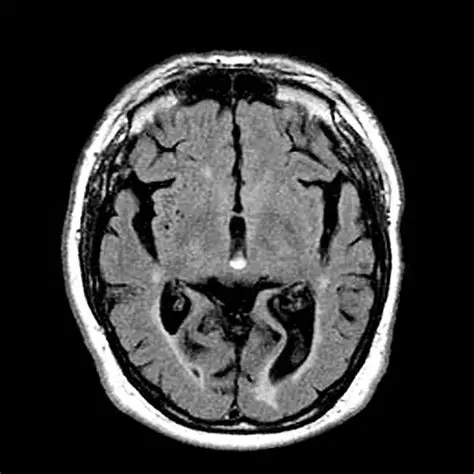
#> input picture Lab Task 4/brain_mri.png, 474 x 474 px, found by its file name
$ jupyter execute CSE428_Task_4.ipynb
#> lines starting #> are read from the running program, lines starting #| are printed output that depends on the picture
[cell 1]
import numpy as np
import cv2
import matplotlib.pyplot as plt

from skimage import io,color
from skimage.util import img_as_float

# Task-1: Applying FFT on 2D Image

[cell 2]
# Load grayscale image brain_mri.png and normalize
image =io.imread('/content/brain_mri.png')
#> image is the input picture: shape (474, 474); min 0, max 255, mean 56
image_Norm =img_as_float(image)

def perform_fft2(x, M, N):
    X = np.fft.fft2(x)
    X = np.fft.fftshift(X)
    X = X / (N * M)

    u = np.fft.fftshift(np.fft.fftfreq(M))
    v = np.fft.fftshift(np.fft.fftfreq(N))
    u, v = np.meshgrid(u, v)

    return X, u, v
# Perform FFT on the image

X, u, v =perform_fft2(image_Norm,image_Norm.shape[0],image_Norm.shape[1])
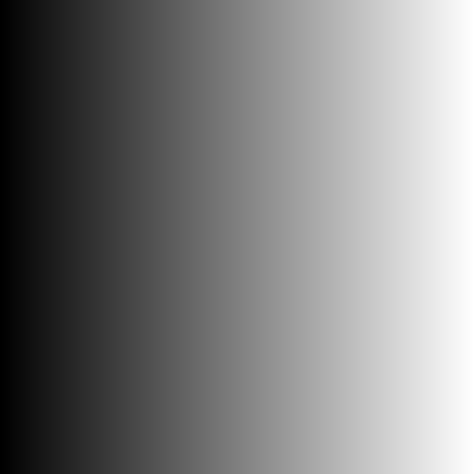
#> u: shape (474, 474) float64; min -0.5, max 0.498, mean -0.00105; drawn with min black and max white
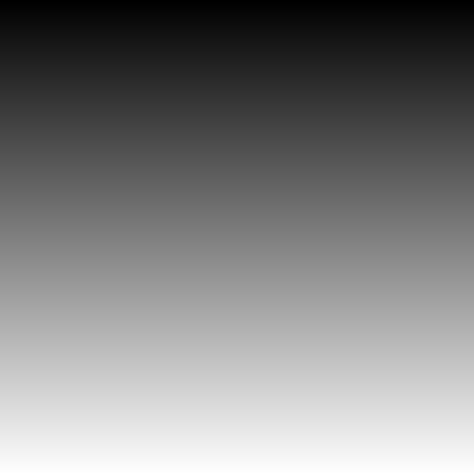
#> v: shape (474, 474) float64; min -0.5, max 0.498, mean -0.00105; drawn with min black and max white

plt.figure(figsize=(5,5))
plt.subplot(1, 2, 1)
plt.imshow(image, cmap='gray')
plt.title("Original Image")
plt.axis('off')

plt.subplot(1, 2, 2)
plt.imshow(np.log(np.abs(X)+1), cmap='gray',vmin=0, vmax=np.percentile(np.log(np.abs(X)+1), 99))
# The extra argument is given because low frequency content is very dominating in the image.
# If we don't scale properly, we won't be able to visualize other frequency contents.

plt.axis('off')
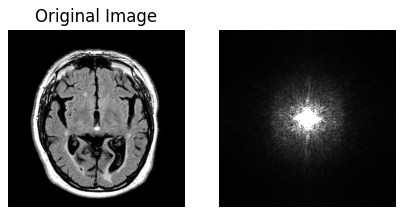
#> figure drawn by matplotlib, 2 panels

# Lab Task 2: Filtering in the Frequency Domain

[cell 3]
def apply_filter(H, X):
    filtered = X * H
    return np.abs(np.fft.ifft2(np.fft.ifftshift(filtered)))

[cell 4]
# Compute radial frequency grid
D =np.sqrt(u**2+v**2)
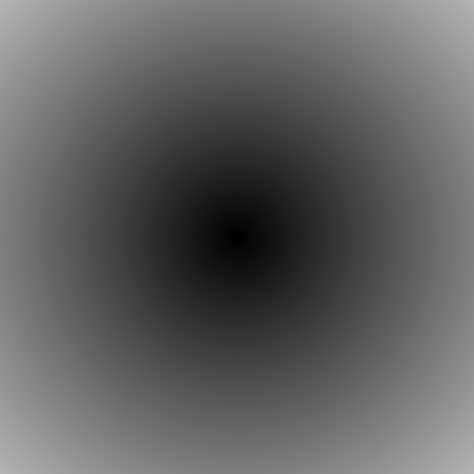
#> D: shape (474, 474) float64; min 0, max 0.707, mean 0.383
cut_off = 0.03


# Define a low pass and a high pass filter with the given cut_off

H_lp =1 / np.sqrt(1 + (D / cut_off)**(2 * 8))
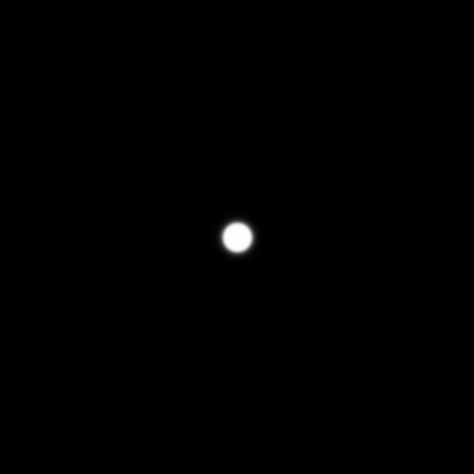
#> H_lp: shape (474, 474) float64; min 1.05e-11, max 1, mean 0.00356

H_hp =1 - (1 / np.sqrt(1 + (D / cut_off)**(2 * 2)))
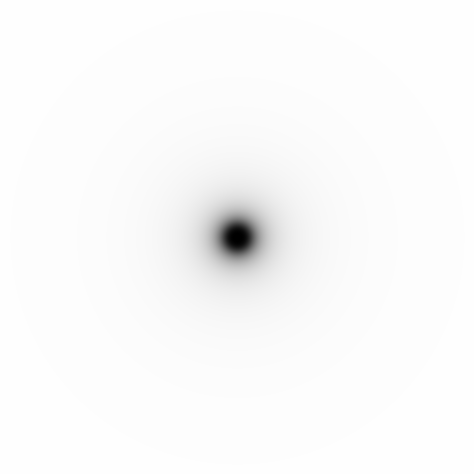
#> H_hp: shape (474, 474) float64; min 0, max 0.998, mean 0.982
# Define Band-pass filter with the given cut_offs
thres_low = 0.01
thres_high = 0.05

H_lp1 = 1 / np.sqrt(1 + (D / thres_high)**(2 * 20))
H_lp2 = 1 / np.sqrt(1 + (D / thres_low)**(2 * 20))
H_bp = H_lp1 - H_lp2
# Apply filter and reconstruct the filtered images
img_lp =apply_filter(H_lp,X)
#> in apply_filter, `return np.abs(np.fft.ifft2(np.fft.ifftshift(filtered)))`:
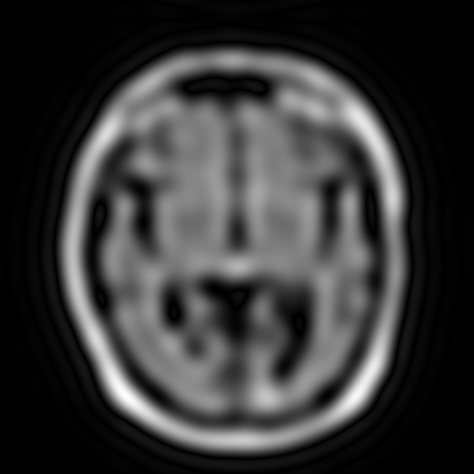
#> returned value: shape (474, 474) float64; min 4.93e-13, max 4.66e-06, mean 1.02e-06; drawn with min black and max white
img_hp =apply_filter(H_hp,X)
#> in apply_filter (call 2), `return np.abs(np.fft.ifft2(np.fft.ifftshift(filtered)))`:
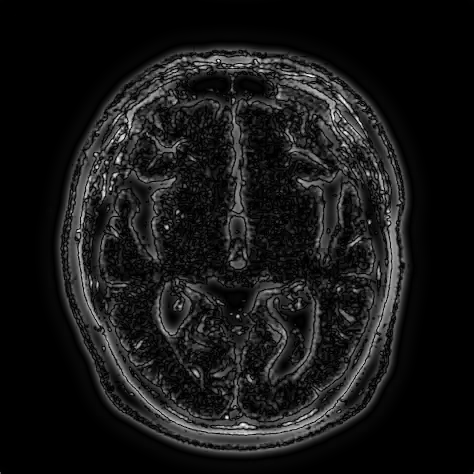
#> returned value: shape (474, 474) float64; min 3.25e-16, max 2.74e-06, mean 2.51e-07; drawn with min black and max white
img_bp =apply_filter(H_bp,X)
#> in apply_filter (call 3), `return np.abs(np.fft.ifft2(np.fft.ifftshift(filtered)))`:
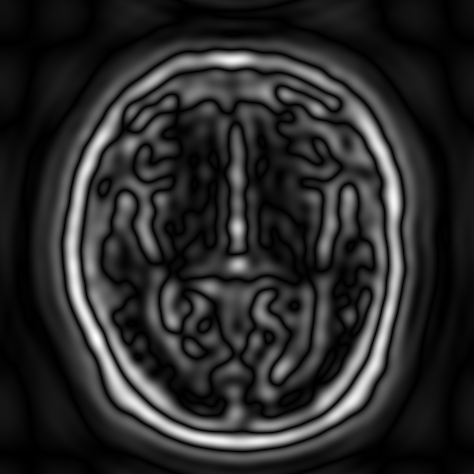
#> returned value: shape (474, 474) float64; min 6.43e-13, max 3.27e-06, mean 5.52e-07; drawn with min black and max white

plt.figure(figsize=(10, 7))

plt.subplot(2, 3, 1)
plt.imshow(img_lp, cmap='gray')
plt.title("Low-passed Image")
plt.axis('off')

plt.subplot(2, 3, 2)
plt.imshow(img_hp, cmap='gray')
plt.title("High-passed Image")
plt.axis('off')

plt.subplot(2, 3,3)
plt.imshow(img_bp, cmap='gray')
plt.title("Band-passed Image")
plt.axis('off')

plt.subplot(2, 3, 4)
plt.imshow(H_lp, cmap='gray')
plt.title("Low-pass Mask")
plt.axis('off')

plt.subplot(2, 3, 5)
plt.imshow(H_hp, cmap='gray')
plt.title("High-pass Mask")
plt.axis('off')

plt.subplot(2, 3, 6)
plt.imshow(H_bp, cmap='gray')
plt.title("Band-pass Mask")
plt.axis('off')

plt.tight_layout()
plt.show()
